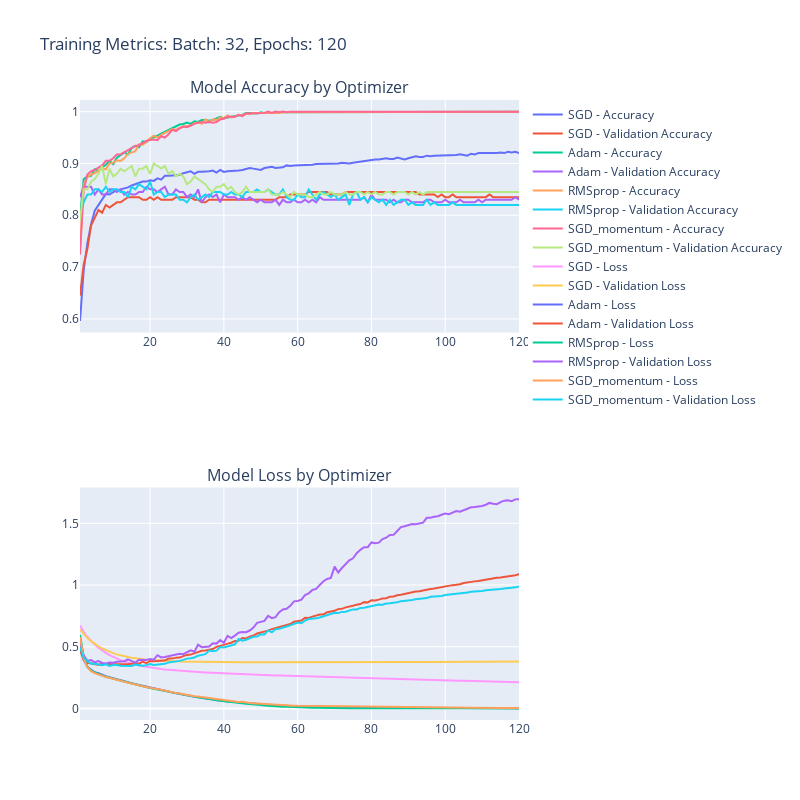

Notebook code for this chart:
### Code cell
plotly_go(hist_120_epochs_batch_32, "Batch: 32, Epochs: 120")
